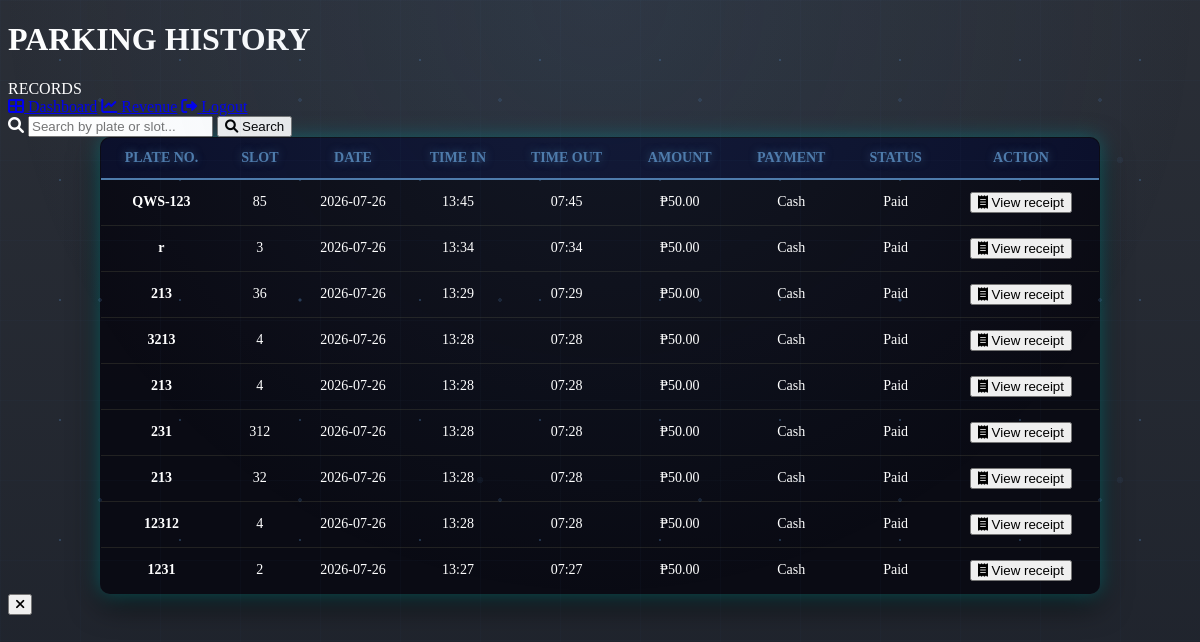
Screenshot of /history.php (signed in) with the database file from the repository.
### tables this page shows
CREATE TABLE `history` (
  `id` int(11) NOT NULL,
  `plate_number` varchar(50) NOT NULL,
  `owner_name` varchar(100) NOT NULL,
  `slot_number` int(11) NOT NULL,
  `time_in` datetime NOT NULL,
  `time_out` datetime NOT NULL,
  `total_fee` decimal(10,2) DEFAULT 0.00,
  `created_at` timestamp NOT NULL DEFAULT current_timestamp(),
  `payment_method` varchar(50) DEFAULT 'Cash'
);

### history.php (the view, shortened to what this page needs)
<?php
include "db.php";
$search = isset($_GET['search']) ? mysqli_real_escape_string($conn, $_GET['search']) : '';
if($search) {
    $result = mysqli_query($conn, "
        SELECT * FROM history
        WHERE plate_number LIKE '%$search%'
        OR slot_number LIKE '%$search%'
        ORDER BY id DESC
    ");
} else {
    $result = mysqli_query($conn,"SELECT * FROM history ORDER BY id DESC");
}
?>
<!DOCTYPE html>
<html>
<head>
    <link rel="stylesheet" href="style.css">
    <link rel="stylesheet" href="https://cdnjs.cloudflare.com/ajax/libs/font-awesome/6.0.0-beta3/css/all.min.css" />
</head>
<body>
<div class="history-container">
    <div class="history-top">
        <div class="history-brand">
            <h1>PARKING <span>HISTORY</span></h1>
            <span class="sub">RECORDS</span>
        </div>
        <div class="history-nav">
            <a href="index.php"><i class="fas fa-th-large"></i> Dashboard</a>
            <a href="revenue.php"><i class="fas fa-chart-line"></i> Revenue</a>
            <a href="logout.php" class="logout"><i class="fas fa-sign-out-alt"></i> Logout</a>
        </div>
    </div>
    <div class="history-search">
        <form method="GET" action="history.php">
            <i class="fas fa-search"></i>
            <input type="text" name="search" placeholder="Search by plate or slot..." value="<?php echo htmlspecialchars($search); ?>" />
            <button type="submit"><i class="fas fa-search"></i> Search</button>
        </form>
    </div>
    <div class="history-table-wrapper">
        <table class="history-table">
            <thead>
                <tr>
                    <th>PLATE NO.</th>
                    <th>SLOT</th>
                    <th>DATE</th>
                    <th>TIME IN</th>
                    <th>TIME OUT</th>
                    <th>AMOUNT</th>
                    <th>PAYMENT</th>
                    <th>STATUS</th>
                    <th>ACTION</th>
                </tr>
            </thead>
            <tbody>
                <?php if(mysqli_num_rows($result) > 0): ?>
                    <?php while($row = mysqli_fetch_assoc($result)):
                        $time_in = strtotime($row['time_in']);
                        $time_out = strtotime($row['time_out']);
                        $status = 'Paid';
                        $statusClass = 'status-paid';
                        $payment = isset($row['payment_method']) ? $row['payment_method'] : 'Cash';
                        $paymentClasses = [
                            'Cash' => 'payment-cash',
                            'GCash' => 'payment-gcash',
                            'Maya' => 'payment-maya',
                            'Credit Card' => 'payment-card',
                            'Credit' => 'payment-card'
                        ];
                        $paymentClass = $paymentClasses[$payment] ?? 'payment-cash';
                    ?>
                        <tr>
                            <td><strong><?php echo htmlspecialchars($row['plate_number']); ?></strong></td>
                            <td><span class="slot-badge"><?php echo $row['slot_number']; ?></span></td>
                            <td><?php echo date('Y-m-d', $time_in); ?></td>
                            <td><?php echo date('H:i', $time_in); ?></td>
                            <td><?php echo date('H:i', $time_out); ?></td>
                            <td class="amount">₱<?php echo number_format($row['total_fee'], 2); ?></td>
                            <td><span class="payment-badge <?php echo $paymentClass; ?>"><?php echo htmlspecialchars($payment); ?></span></td>
                            <td><span class="status-badge <?php echo $statusClass; ?>"><?php echo $status; ?></span></td>
                            <td>
                                <button class="receipt-btn" onclick="showReceipt(<?php echo $row['id']; ?>, '<?php echo htmlspecialchars($row['plate_number']); ?>', '<?php echo $row['slot_number']; ?>', '<?php echo $row['time_in']; ?>', '<?php echo $row['time_out']; ?>', '<?php echo $row['total_fee']; ?>', '<?php echo htmlspecialchars($payment); ?>')">
                                    <i class="fas fa-receipt"></i> View receipt
                                </button>
                            </td>
                        </tr>
                    <?php endwhile; ?>
                <?php else: ?>
                    <tr>
                        <td colspan="9" class="no-data">No history records found</td>
                    </tr>
                <?php endif; ?>
            </tbody>
        </table>
    </div>
</div>
<div class="receipt-modal" id="receiptModal">
    <div class="receipt-content">
        <button class="receipt-close" onclick="closeReceipt()"><i class="fas fa-times"></i></button>
    </div>
</div>
</body>
</html>

### style.css (style rules this page uses)
body { background: linear-gradient(rgba(5,10,20,0.85), rgba(5,10,20,0.90)), url("https://images.unsplash.com/photo-1503376780353-7e6692767b70"); background-size: cover; background-position: center; background-repeat: no-repeat; background-attachment: fixed; color: white; min-width: 1000px; }
html { max-width:100%; overflow-x:hidden; }
body::after { content:""; position:fixed; top:0; left:0; width:100%; height:100%; background: radial-gradient( circle at top, rgba(79,124,172,0.12), transparent 60% ); animation: glowMove 8s linear infinite alternate; pointer-events:none; z-index:0; }
body::before { content:""; position:fixed; top:0; left:0; width:100%; height:100%; pointer-events:none; z-index:0; opacity:0.6; background-image: radial-gradient(circle, rgba(79,124,172,0.6) 1px, transparent 1px), radial-gradient(circle, rgba(79,124,172,0.35) 2px, transparent 2px), radial-gradient(circle, rgba(79,124,172,0.15) 3px, transparent 3px), linear-gradient(rgba(79,124,172,0.06) 1px, transparent 1px), linear-gradient(90deg, rgba(79,124,172,0.06) 1px, transparent 1px); background-size: 120px 120px, 200px 200px, 320px 320px, 80px 80px, 80px 80px; animation: particlesMove 60s linear infinite, gridMove 25s linear infinite; }
table { width:90%; max-width:1000px; margin:auto; border-collapse:collapse; background:rgba(10,10,20,0.95); border-radius:10px; overflow:hidden; border:1px solid rgba(0,247,255,0.4); box-shadow: 0 0 20px rgba(0,247,255,0.3), 0 10px 30px rgba(0,0,0,0.7); }
th { background:#0b0f2a; color:#4F7CAC; padding:12px; font-size:14px; border-bottom:2px solid #4F7CAC; text-shadow:0 0 8px rgba(79,124,172,0.6); }
td { padding:12px; text-align:center; border-bottom:1px solid #222; font-size:14px; position:relative; z-index:2; }

### rows the page displays
history: plate_number "QWS-123", slot_number "85", time_in "2026-07-26", time_in "13:45", time_out "07:45", total_fee "50.00", payment_method "Cash", status "Paid"
history: plate_number "r", slot_number "3", time_in "2026-07-26", time_in "13:34", time_out "07:34", total_fee "50.00", payment_method "Cash", status "Paid"
history: plate_number "213", slot_number "36", time_in "2026-07-26", time_in "13:29", time_out "07:29", total_fee "50.00", payment_method "Cash", status "Paid"
history: plate_number "3213", slot_number "4", time_in "2026-07-26", time_in "13:28", time_out "07:28", total_fee "50.00", payment_method "Cash", status "Paid"
history: plate_number "213", slot_number "4", time_in "2026-07-26", time_in "13:28", time_out "07:28", total_fee "50.00", payment_method "Cash", status "Paid"
history: plate_number "231", slot_number "312", time_in "2026-07-26", time_in "13:28", time_out "07:28", total_fee "50.00", payment_method "Cash", status "Paid"
history: plate_number "213", slot_number "32", time_in "2026-07-26", time_in "13:28", time_out "07:28", total_fee "50.00", payment_method "Cash", status "Paid"
history: plate_number "12312", slot_number "4", time_in "2026-07-26", time_in "13:28", time_out "07:28", total_fee "50.00", payment_method "Cash", status "Paid"
history: plate_number "1231", slot_number "2", time_in "2026-07-26", time_in "13:27", time_out "07:27", total_fee "50.00", payment_method "Cash", status "Paid"
